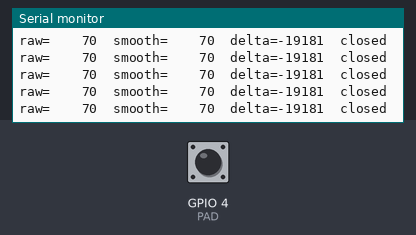
This sketch was run on a simulated ESP32. Parts: the last lines printed to the serial monitor. Inputs (shaded band) come from the test bench; at power-on: GPIO 4 (PAD) HIGH.

Above: at 3.6 s.
3.7 s: GPIO 4 (PAD) pulled LOW for 0.15 s
At 3.73 s:
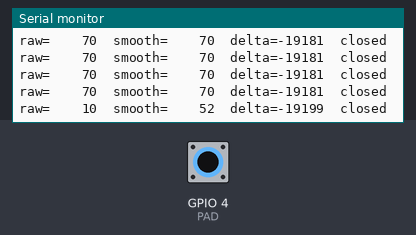
5.3 s: GPIO 4 (PAD) pulled LOW for 1 s
At 5.49 s:
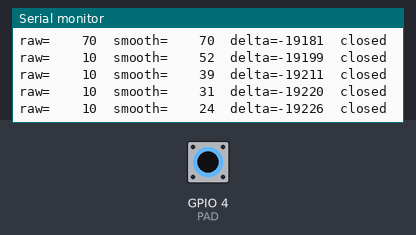
Timing chart, 0 to 8.3 s (numbered marks = the images above; inputs shaded):
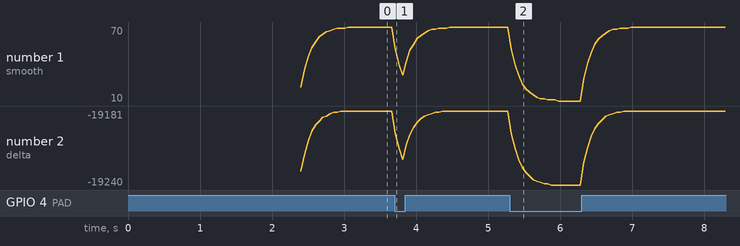

Measured:
- after the input at 3.7 s, the serial monitor: prints a new line at once (image 1)
- after the input at 5.3 s, the serial monitor: prints a new line after 0.17 s (image 2)

The sketch:

touchTest.ino
```cpp
const int PAD = 4;
const int OPEN_DELTA  = 6000;   // tune after looking at the output
const int CLOSE_DELTA = 3000;

uint32_t baseline;
bool isOpen = false;
unsigned long openedAt = 0;
float smooth = 0;

uint32_t median5() {                       // 5 quick reads, take the middle one
  uint32_t r[5];
  for (int i = 0; i < 5; i++) r[i] = touchRead(PAD);
  for (int i = 0; i < 4; i++)              // tiny sort
    for (int j = i + 1; j < 5; j++)
      if (r[j] < r[i]) { uint32_t t = r[i]; r[i] = r[j]; r[j] = t; }
  return r[2];
}

void setup() {
  Serial.begin(115200);
  delay(2000);                             // time to open the monitor
  Serial.println("calibrating, don't touch the bin...");
  uint32_t sum = 0;
  for (int i = 0; i < 20; i++) { sum += median5(); delay(20); }
//   baseline = sum / 20;
//   smooth = baseline;
  baseline = 19250;
  Serial.printf("baseline=%u  open>%u  close<%u\n",
                baseline, baseline + OPEN_DELTA, baseline + CLOSE_DELTA);
}

void loop() {
  uint32_t raw = median5();
  smooth = 0.7 * smooth + 0.3 * raw;       // light smoothing
  long delta = (long)smooth - (long)baseline;

  if (!isOpen && delta > OPEN_DELTA) {
    isOpen = true; openedAt = millis();
    Serial.println(">>> OPEN");
  } else if (isOpen && delta < CLOSE_DELTA) {
    isOpen = false;
    Serial.printf(">>> CLOSED after %lu ms\n", millis() - openedAt);
  }

  Serial.printf("raw=%6u  smooth=%6.0f  delta=%+6ld  %s\n",
                raw, smooth, delta, isOpen ? "OPEN" : "closed");
  delay(50);
}
```
